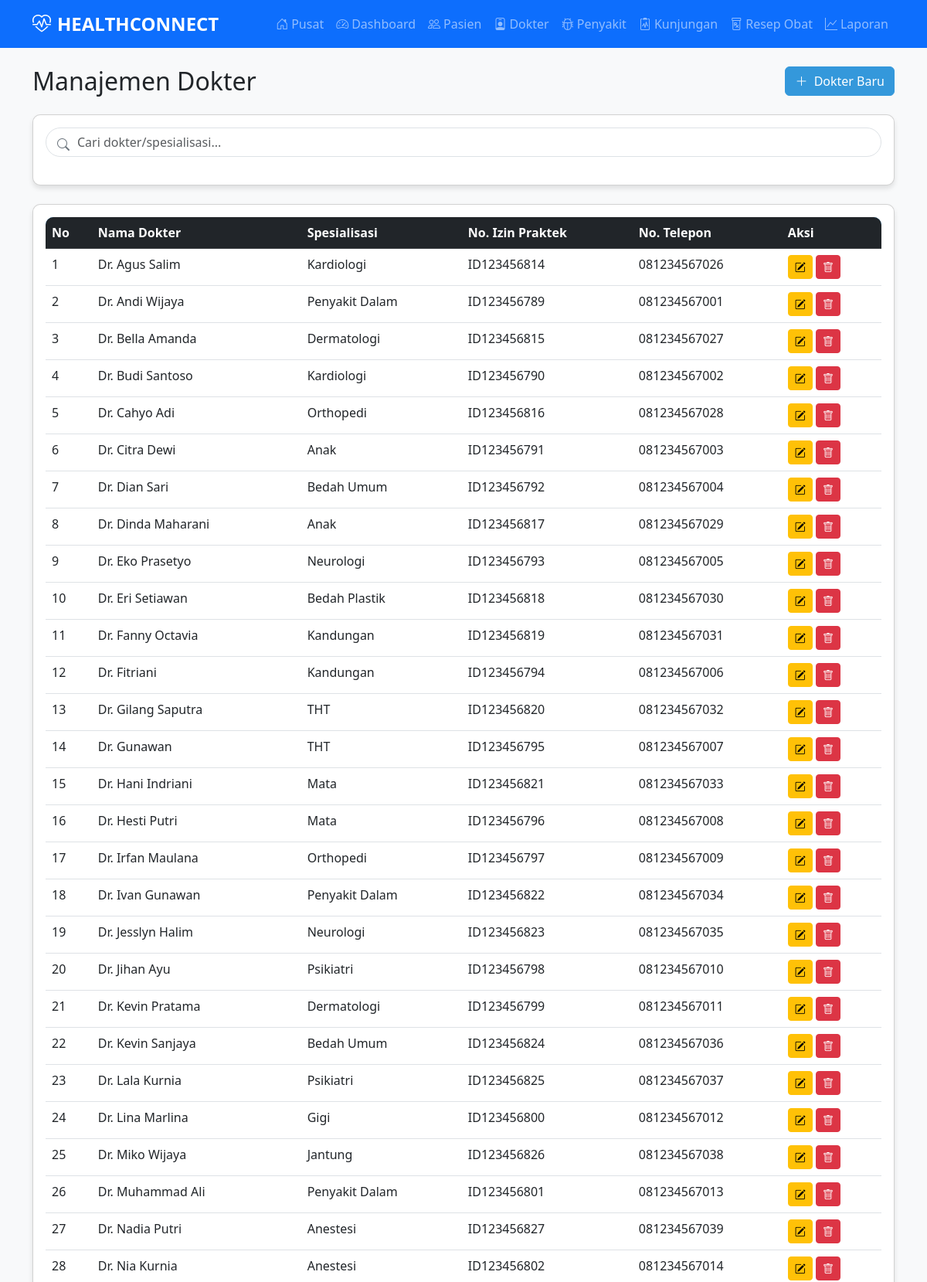
The page /pages/dokter.php (upper part) on the database its author committed.
### tables this page shows
CREATE TABLE `dokter` (
  `id_dokter` int NOT NULL,
  `nama` varchar(100) NOT NULL,
  `spesialisasi` varchar(50) NOT NULL,
  `no_izin_praktek` varchar(20) NOT NULL,
  `no_telp` varchar(15) NOT NULL
);

### pages/dokter.php (the view, shortened to what this page needs)
<?php
include '../includes/header2.php';
include '../config/database.php';
?>
<div class="position-fixed top-0 end-0 p-3" style="z-index: 11">
</div>
<div class="d-flex justify-content-between align-items-center mb-4">
    <h2 class="mb-0">Manajemen Dokter</h2>
    <button class="btn btn-primary" data-bs-toggle="modal" data-bs-target="#tambahDokterModal">
        <i class="bi bi-plus-lg me-1"></i> Dokter Baru
    </button>
</div>
<div class="card mb-4">
    <div class="card-body">
        <div class="search-box">
            <i class="bi bi-search"></i>
            <input type="text" class="form-control" id="searchDokter" placeholder="Cari dokter/spesialisasi...">
        </div>
    </div>
</div>
<div class="card">
    <div class="card-body">
        <div class="table-responsive">
            <table class="table table-hover" id="dokterTable">
                <thead class="table-dark">
                    <tr>
                        <th>No</th>
                        <th>Nama Dokter</th>
                        <th>Spesialisasi</th>
                        <th>No. Izin Praktek</th>
                        <th>No. Telepon</th>
                        <th>Aksi</th>
                    </tr>
                </thead>
                <tbody>
                    <?php
                    $query = "SELECT * FROM dokter ORDER BY nama";
                    $result = $conn->query($query);
                    $no = 1;
                    while ($row = $result->fetch_assoc()) {
                        echo "<tr>
                            <td>$no</td>
                            <td>$row[nama]</td>
                            <td>$row[spesialisasi]</td>
                            <td>$row[no_izin_praktek]</td>
                            <td>$row[no_telp]</td>
                            <td>
                                <button class='btn btn-sm btn-warning edit-dokter' data-id='$row[id_dokter]'>
                                    <i class='bi bi-pencil-square'></i>
                                </button>
                                <button class='btn btn-sm btn-danger hapus-dokter' data-id='$row[id_dokter]'>
                                    <i class='bi bi-trash'></i>
                                </button>
                            </td>
                        </tr>";
                        $no++;
                    }
                    ?>
                </tbody>
            </table>
        </div>
    </div>
</div>
<?php include '../includes/footer.php'; ?>

### includes/header2.php (shortened to what this page needs)
<!DOCTYPE html>
<html lang="id">
<head>
    <link href="https://cdn.jsdelivr.net/npm/bootstrap@5.3.0/dist/css/bootstrap.min.css" rel="stylesheet">
    <link rel="stylesheet" href="https://cdn.jsdelivr.net/npm/bootstrap-icons@1.10.0/font/bootstrap-icons.css">
    <link rel="stylesheet" href="/assets/css/style.css">
</head>
<body>
    <nav class="navbar navbar-expand-lg navbar-dark bg-primary">
        <div class="container">
            <a class="navbar-brand" href="index.php">
                <i class="bi bi-heart-pulse me-2"></i>HEALTHCONNECT
            </a>
            <div class="collapse navbar-collapse" id="navbarNav">
                <ul class="navbar-nav ms-auto">
                    <li class="nav-item">
                        <a class="nav-link" href="../index.php"><i class="bi bi-house-door me-1"></i>Pusat</a>
                    </li>
                    <li class="nav-item">
                        <a class="nav-link" href="../pages/dashboard.php"><i class="bi bi-speedometer2 me-1"></i>Dashboard</a>
                    </li>
                    <li class="nav-item">
                        <a class="nav-link" href="../pages/pasien.php"><i class="bi bi-people me-1"></i>Pasien</a>
                    </li>
                    <li class="nav-item">
                        <a class="nav-link" href="../pages/dokter.php"><i class="bi bi-person-badge me-1"></i>Dokter</a>
                    </li>
                    <li class="nav-item">
                        <a class="nav-link" href="../pages/penyakit.php"><i class="bi bi-bug me-1"></i>Penyakit</a>
                    </li>
                    <li class="nav-item">
                        <a class="nav-link" href="../pages/kunjungan.php"><i class="bi bi-clipboard2-pulse me-1"></i>Kunjungan</a>
                    </li>
                    <li class="nav-item">
                        <a class="nav-link" href="../pages/resep_obat.php"><i class="bi bi-prescription me-1"></i>Resep Obat</a>
                    </li>
                    <li class="nav-item">
                        <a class="nav-link" href="../pages/laporan.php"><i class="bi bi-graph-up me-1"></i>Laporan</a>
                    </li>
                </ul>
            </div>
        </div>
    </nav>
    <div class="container my-4">
</body>
</html>

### includes/footer.php (shortened to what this page needs)
</body>
</html>

### assets/css/style.css (style rules this page uses)
:root { --primary-color: #2c3e50; --secondary-color: #3498db; --accent-color: #e74c3c; --light-color: #ecf0f1; --dark-color: #2c3e50; }
body { font-family: 'Segoe UI', Tahoma, Geneva, Verdana, sans-serif; background-color: #f8f9fa; }
.navbar-brand { font-weight: 700; font-size: 1.5rem; }
.card { border-radius: 10px; box-shadow: 0 4px 6px rgba(0, 0, 0, 0.1); transition: transform 0.3s ease; margin-bottom: 20px; }
.btn-primary { background-color: var(--secondary-color); border-color: var(--secondary-color); }
.table-responsive { border-radius: 10px; overflow: hidden; }
.table thead { background-color: var(--secondary-color); color: white; }
.table th { font-weight: 600; }
.search-box { position: relative; margin-bottom: 20px; }
.search-box input { padding-left: 40px; border-radius: 20px; }
.search-box i { position: absolute; left: 15px; top: 10px; color: #6c757d; }

### rows shown on the page
dokter: nama "Dr. Agus Salim", spesialisasi "Kardiologi", no_izin_praktek "ID123456814", no_telp "081234567026"
dokter: nama "Dr. Andi Wijaya", spesialisasi "Penyakit Dalam", no_izin_praktek "ID123456789", no_telp "081234567001"
dokter: nama "Dr. Bella Amanda", spesialisasi "Dermatologi", no_izin_praktek "ID123456815", no_telp "081234567027"
dokter: nama "Dr. Budi Santoso", spesialisasi "Kardiologi", no_izin_praktek "ID123456790", no_telp "081234567002"
dokter: nama "Dr. Cahyo Adi", spesialisasi "Orthopedi", no_izin_praktek "ID123456816", no_telp "081234567028"
dokter: nama "Dr. Citra Dewi", spesialisasi "Anak", no_izin_praktek "ID123456791", no_telp "081234567003"
dokter: nama "Dr. Dian Sari", spesialisasi "Bedah Umum", no_izin_praktek "ID123456792", no_telp "081234567004"
dokter: nama "Dr. Dinda Maharani", spesialisasi "Anak", no_izin_praktek "ID123456817", no_telp "081234567029"
dokter: nama "Dr. Eko Prasetyo", spesialisasi "Neurologi", no_izin_praktek "ID123456793", no_telp "081234567005"
dokter: nama "Dr. Eri Setiawan", spesialisasi "Bedah Plastik", no_izin_praktek "ID123456818", no_telp "081234567030"
dokter: nama "Dr. Fanny Octavia", spesialisasi "Kandungan", no_izin_praktek "ID123456819", no_telp "081234567031"
dokter: nama "Dr. Fitriani", spesialisasi "Kandungan", no_izin_praktek "ID123456794", no_telp "081234567006"
dokter: nama "Dr. Gilang Saputra", spesialisasi "THT", no_izin_praktek "ID123456820", no_telp "081234567032"
dokter: nama "Dr. Gunawan", spesialisasi "THT", no_izin_praktek "ID123456795", no_telp "081234567007"
dokter: nama "Dr. Hani Indriani", spesialisasi "Mata", no_izin_praktek "ID123456821", no_telp "081234567033"
dokter: nama "Dr. Hesti Putri", spesialisasi "Mata", no_izin_praktek "ID123456796", no_telp "081234567008"
dokter: nama "Dr. Irfan Maulana", spesialisasi "Orthopedi", no_izin_praktek "ID123456797", no_telp "081234567009"
dokter: nama "Dr. Ivan Gunawan", spesialisasi "Penyakit Dalam", no_izin_praktek "ID123456822", no_telp "081234567034"
dokter: nama "Dr. Jesslyn Halim", spesialisasi "Neurologi", no_izin_praktek "ID123456823", no_telp "081234567035"
dokter: nama "Dr. Jihan Ayu", spesialisasi "Psikiatri", no_izin_praktek "ID123456798", no_telp "081234567010"
dokter: nama "Dr. Kevin Pratama", spesialisasi "Dermatologi", no_izin_praktek "ID123456799", no_telp "081234567011"
dokter: nama "Dr. Kevin Sanjaya", spesialisasi "Bedah Umum", no_izin_praktek "ID123456824", no_telp "081234567036"
dokter: nama "Dr. Lala Kurnia", spesialisasi "Psikiatri", no_izin_praktek "ID123456825", no_telp "081234567037"
dokter: nama "Dr. Lina Marlina", spesialisasi "Gigi", no_izin_praktek "ID123456800", no_telp "081234567012"
dokter: nama "Dr. Miko Wijaya", spesialisasi "Jantung", no_izin_praktek "ID123456826", no_telp "081234567038"
dokter: nama "Dr. Muhammad Ali", spesialisasi "Penyakit Dalam", no_izin_praktek "ID123456801", no_telp "081234567013"
dokter: nama "Dr. Nadia Putri", spesialisasi "Anestesi", no_izin_praktek "ID123456827", no_telp "081234567039"
dokter: nama "Dr. Nia Kurnia", spesialisasi "Anestesi", no_izin_praktek "ID123456802", no_telp "081234567014"
